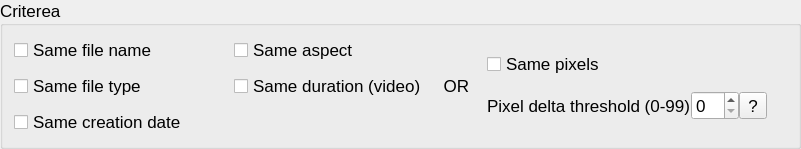
          <widget class="QGroupBox" name="criteriaBox">
           <property name="sizePolicy">
            <sizepolicy hsizetype="Preferred" vsizetype="Maximum">
             <horstretch>0</horstretch>
             <verstretch>0</verstretch>
            </sizepolicy>
           </property>
           <property name="minimumSize">
            <size>
             <width>801</width>
             <height>0</height>
            </size>
           </property>
           <property name="maximumSize">
            <size>
             <width>16777215</width>
             <height>16777215</height>
            </size>
           </property>
           <property name="font">
            <font>
             <pointsize>13</pointsize>
            </font>
           </property>
           <property name="title">
            <string>Criterea</string>
           </property>
           <layout class="QHBoxLayout" name="horizontalLayout_15">
            <property name="spacing">
             <number>0</number>
            </property>
            <item>
             <layout class="QGridLayout" name="gridLayout">
              <property name="bottomMargin">
               <number>0</number>
              </property>
              <property name="horizontalSpacing">
               <number>-1</number>
              </property>
              <property name="verticalSpacing">
               <number>10</number>
              </property>
              <item row="2" column="0">
               <widget class="QCheckBox" name="sameFileTypeCB">
                <property name="sizePolicy">
                 <sizepolicy hsizetype="Preferred" vsizetype="Fixed">
                  <horstretch>0</horstretch>
                  <verstretch>0</verstretch>
                 </sizepolicy>
                </property>
                <property name="text">
                 <string>Same file type</string>
                </property>
               </widget>
              </item>
              <item row="0" column="0">
               <widget class="QCheckBox" name="sameFileNameCB">
                <property name="text">
                 <string>Same file name</string>
                </property>
               </widget>
              </item>
              <item row="3" column="0">
               <widget class="QCheckBox" name="sameCreationDateCB">
                <property name="sizePolicy">
                 <sizepolicy hsizetype="Preferred" vsizetype="Fixed">
                  <horstretch>0</horstretch>
                  <verstretch>0</verstretch>
                 </sizepolicy>
                </property>
                <property name="text">
                 <string>Same creation date          </string>
                </property>
               </widget>
              </item>
              <item row="0" column="1">
               <widget class="QCheckBox" name="sameAspectCB">
                <property name="sizePolicy">
                 <sizepolicy hsizetype="Preferred" vsizetype="Fixed">
                  <horstretch>0</horstretch>
                  <verstretch>0</verstretch>
                 </sizepolicy>
                </property>
                <property name="text">
                 <string>Same aspect</string>
                </property>
               </widget>
              </item>
              <item row="2" column="1">
               <widget class="QCheckBox" name="sameDurationCB">
                <property name="sizePolicy">
                 <sizepolicy hsizetype="Preferred" vsizetype="Fixed">
                  <horstretch>0</horstretch>
                  <verstretch>0</verstretch>
                 </sizepolicy>
                </property>
                <property name="text">
                 <string>Same duration (video)</string>
                </property>
               </widget>
              </item>
             </layout>
            </item>
            <item>
             <layout class="QVBoxLayout" name="verticalLayout_18">
              <item alignment="Qt::AlignHCenter">
               <widget class="QLabel" name="label_3">
                <property name="text">
                 <string> OR </string>
                </property>
               </widget>
              </item>
             </layout>
            </item>
            <item>
             <layout class="QGridLayout" name="gridLayout_2">
              <item row="0" column="0">
               <widget class="QCheckBox" name="samePixelsCB">
                <property name="sizePolicy">
                 <sizepolicy hsizetype="Preferred" vsizetype="Fixed">
                  <horstretch>0</horstretch>
                  <verstretch>0</verstretch>
                 </sizepolicy>
                </property>
                <property name="toolTip">
                 <string>Not being used.</string>
                </property>
                <property name="text">
                 <string>Same pixels</string>
                </property>
               </widget>
              </item>
              <item row="1" column="0">
               <layout class="QHBoxLayout" name="horizontalLayout_14">
                <item>
                 <widget class="QLabel" name="deltaThresholdLbl">
                  <property name="text">
                   <string>Pixel delta threshold (0-99)</string>
                  </property>
                 </widget>
                </item>
                <item>
                 <widget class="QSpinBox" name="deltaThreshold">
                  <property name="maximumSize">
                   <size>
                    <width>50</width>
                    <height>16777215</height>
                   </size>
                  </property>
                 </widget>
                </item>
                <item>
                 <widget class="QToolButton" name="deltaThresholdToolBtn">
                  <property name="text">
                   <string>?</string>
                  </property>
                 </widget>
                </item>
               </layout>
              </item>
             </layout>
            </item>
            <item>
             <spacer name="verticalSpacer_4">
              <property name="orientation">
               <enum>Qt::Vertical</enum>
              </property>
              <property name="sizeType">
               <enum>QSizePolicy::Fixed</enum>
              </property>
              <property name="sizeHint" stdset="0">
               <size>
                <width>20</width>
                <height>5</height>
               </size>
              </property>
             </spacer>
            </item>
           </layout>
          </widget>
